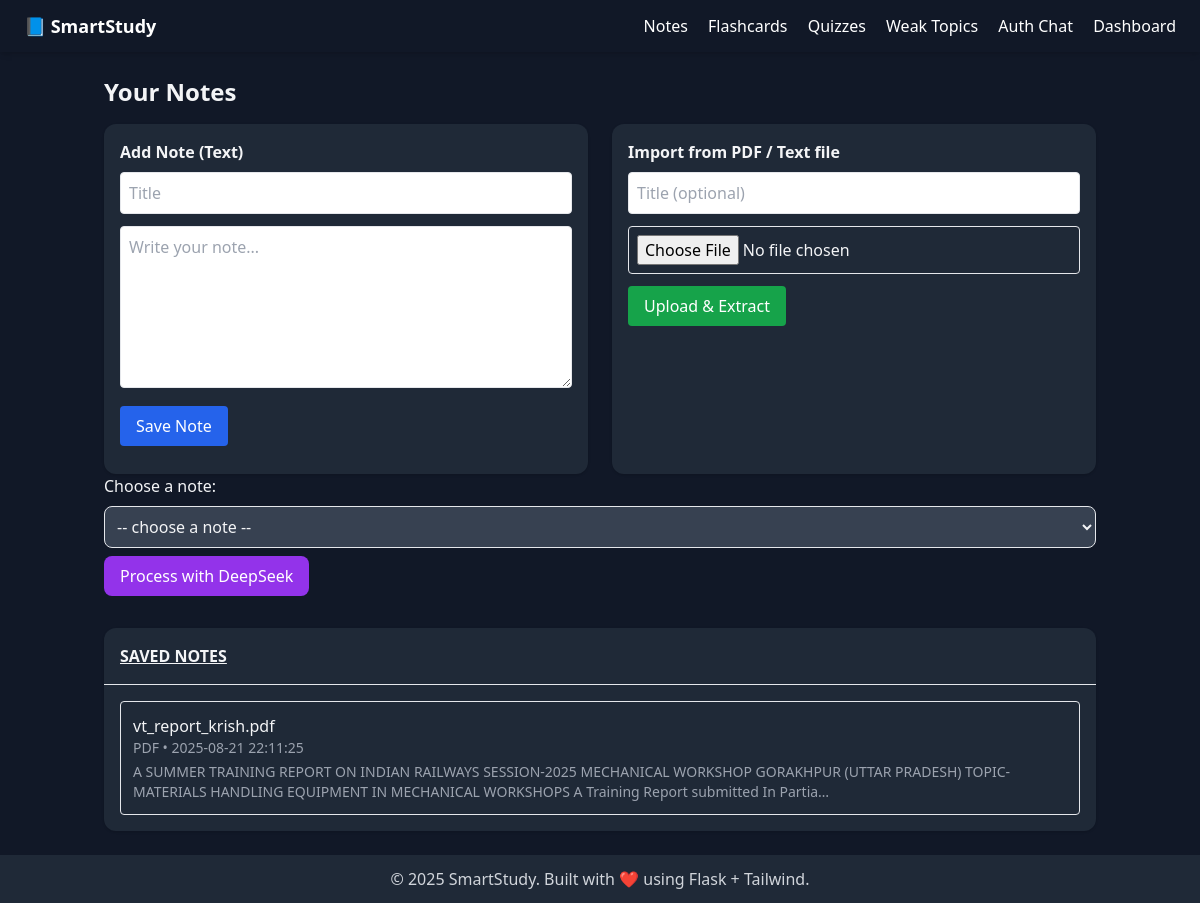
The app's page /notes (signed in) with its own data.
### tables this page shows
CREATE TABLE notes (
            id INTEGER PRIMARY KEY AUTOINCREMENT,
            user_id INTEGER NOT NULL,
            title TEXT NOT NULL,
            content TEXT NOT NULL,
            source_type TEXT CHECK(source_type IN ('manual','pdf')) NOT NULL DEFAULT 'manual',
            filename TEXT,
            created_at TIMESTAMP DEFAULT CURRENT_TIMESTAMP,
            FOREIGN KEY (user_id) REFERENCES users(id) ON DELETE CASCADE
        );

### app/routes.py (the view)
@bp.route("/notes", methods=["GET"])
@login_required
def notes_page():
    user_id = session["user_id"]
    notes = get_notes_by_user(user_id)
    return render_template("notes.html", notes=notes)

### app/models.py (called while the page is built)
def get_notes_by_user(user_id):
    return db.execute(
        "SELECT id, title, substr(content,1,200) AS preview, source_type, filename, created_at \
         FROM notes WHERE user_id = ? ORDER BY created_at DESC",
        user_id
    )

### app/utils.py (called while the page is built)
def login_required(f):
    @wraps(f)
    def decorated_function(*args, **kwargs):
        if "user_id" not in session:
            if request.accept_mimetypes['application/json']:
                return jsonify({"reply": "⚠️ Please login first."}), 401
            return redirect(url_for("routes.auth_page"))
        return f(*args, **kwargs)
    return decorated_function

### app/templates/notes.html (shortened to what this page needs)
{% extends "base.html" %}
{% block content %}
<div class="max-w-5xl mx-auto">
  <h1 class="text-2xl font-bold mb-4">Your Notes</h1>
  <div class="grid grid-cols-1 md:grid-cols-2 gap-6">
    <div class="bg-gray-800 rounded-xl shadow p-4">
      <h2 class="font-semibold mb-2">Add Note (Text)</h2>
      <form id="note-text-form" class="space-y-3">
        <input name="title" type="text" placeholder="Title" class="w-full text-gray-800 border rounded p-2" required>
        <textarea name="content" rows="6" placeholder="Write your note..."
          class="w-full text-gray-800 border rounded p-2" required></textarea>
        <button class="px-4 py-2 bg-blue-600 text-white rounded hover:bg-blue-700">
          Save Note
        </button>
      </form>
    </div>
    <div class="bg-gray-800 rounded-xl shadow p-4">
      <h2 class="font-semibold mb-2">Import from PDF / Text file</h2>
      <form id="note-pdf-form" class="space-y-3" enctype="multipart/form-data">
        <input name="title" type="text" placeholder="Title (optional)" class="w-full text-gray-800 border rounded p-2">
        <input name="file" type="file" accept=".pdf,.txt,.md" class="w-full border rounded p-2" required>
        <button class="px-4 py-2 bg-green-600 text-white rounded hover:bg-green-700">
          Upload & Extract
        </button>
      </form>
    </div>
  </div>
<label for="note-select">Choose a note:</label>
<select id="note-select" class="w-full bg-gray-700 border rounded-lg p-2">
    <option value="">-- choose a note --</option>
</select>
<button id="deepseek-btn" class="px-4 py-2 mt-2 bg-purple-600 text-white rounded-lg">
  Process with DeepSeek
</button>
  <div class="mt-8 bg-gray-800 rounded-xl shadow">
    <div class="p-4 border-b">
      <h2 class=" underline font-bold">SAVED NOTES</h2>
    </div>
    <div class="p-4 space-y-4">
      {% if notes and notes|length > 0 %}
      {% for n in notes %}
      <a href="{{ url_for('routes.notes_view', note_id=n.id) }}" class="block border rounded p-3 hover:bg-gray-600">
        <div class="flex items-center justify-between">
          <div>
            <p class="font-medium">{{ n.title }}</p>
            <p class="text-sm text-gray-400">{{ n.source_type|upper }} • {{ n.created_at }}</p>
            <p class="text-sm text-gray-400 mt-1">{{ n.preview }}{% if n.preview and n.preview|length >= 200 %}…{% endif
              %}</p>
          </div>
        </div>
      </a>
      {% endfor %}
      {% else %}
      <p class="text-gray-500">No notes yet. Add one from the left.</p>
      {% endif %}
    </div>
  </div>
</div>
{% endblock %}

### app/templates/base.html (shortened to what this page needs)
<!DOCTYPE html>
<html lang="en">
<head>
  <script src="https://cdn.tailwindcss.com"></script>
  <link rel="stylesheet" href="{{ url_for('static', filename='css/style.css') }}">
</head>
<body class="bg-gray-900 text-gray-100 flex flex-col min-h-screen">
  <nav class="bg-primary text-white px-6 py-3 flex justify-between items-center shadow-md">
    <a href="/" class="font-bold text-lg">📘 SmartStudy</a>
    <div class="space-x-4">
      <a href="/notes" class="hover:text-gray-300">Notes</a>
      <a href="/flashcards" class="hover:text-gray-300">Flashcards</a>
      <a href="/quizzes" class="hover:text-gray-300">Quizzes</a>
      <a href="/weak-topics" class="hover:text-gray-300">Weak Topics</a>
      <a href="/" class="hover:underline">Auth Chat</a>
      <a href="/dashboard" class="hover:underline">Dashboard</a>
    </div>
  </nav>
  <main class="flex-1 container mx-auto px-4 py-6">
    {% block content %}{% endblock %}
  </main>
  <footer class="bg-gray-800 text-gray-300 text-center py-3">
    <p>© 2025 SmartStudy. Built with ❤️ using Flask + Tailwind.</p>
  </footer>
</body>
</html>

### records on screen
notes: title "vt_report_krish.pdf", source_type "PDF", created_at "2025-08-21 22:11:25", preview "A SUMMER TRAINING REPORT ON INDIAN RAILWAYS SESSION-2025 MECHANICAL WORKSHOP GORAKHPUR (UTTAR PRADESH) TOPIC- MATERIALS HANDLING EQUIPMENT IN MECHANICAL WORKSHOPS A Training Report submitted In Partia"
